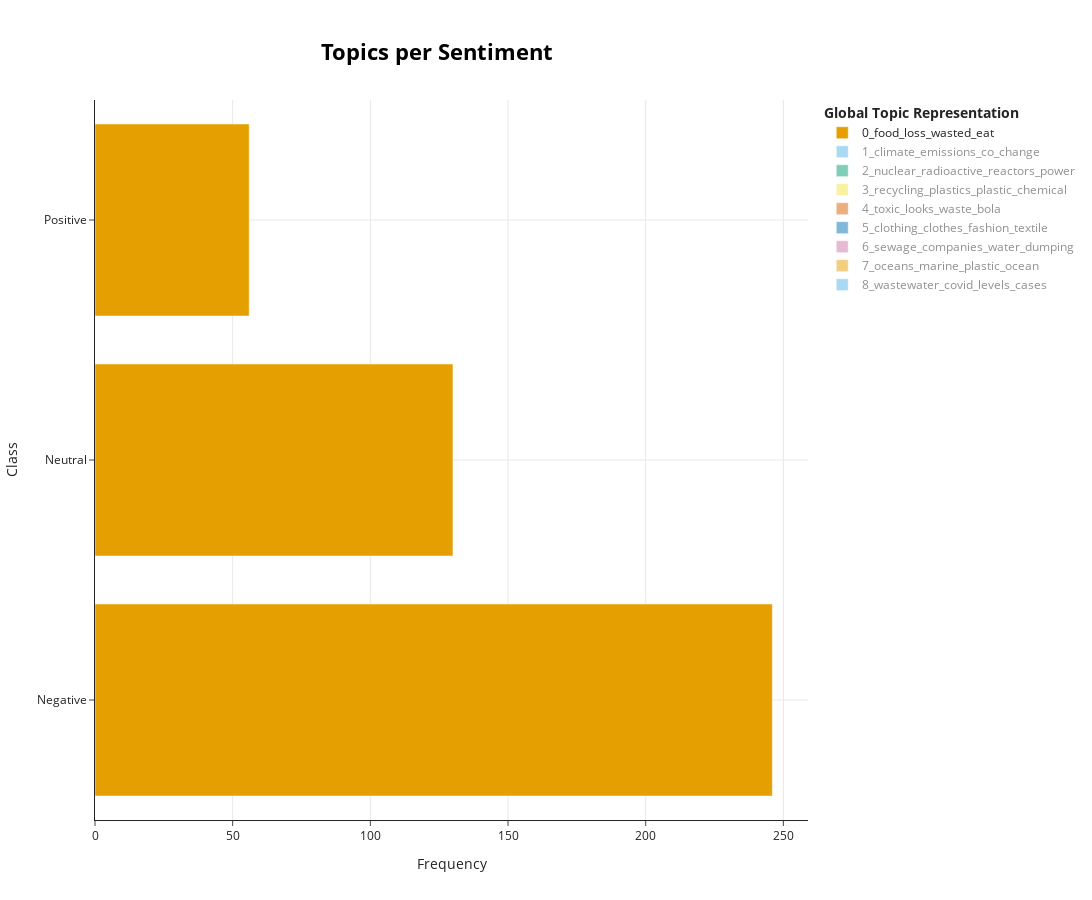

The code cell stored with this chart in its notebook:
### Code cell
topic_model.visualize_topics_per_class(topics_per_class, top_n_topics=9, title="<b> Topics per Sentiment </b>")

### Figure 1 — Plotly figure (JSON) as saved in the notebook; plotly's stock layout.template omitted (floating-point values rounded to 4 significant figures)
{"data": [{"hoverinfo": "text", "hovertext": ["<b>Topic 0</b><br>Words: food, wasted, loss, away, eat", "<b>Topic 0</b><br>Words: food, loss, reducing, production, reduce", "<b>Topic 0</b><br>Words: food, loss, sustainable, nutrition, reducing"], "marker": {"color": "#E69F00"}, "name": "0_food_loss_wasted_eat", "orientation": "h", "type": "bar", "visible": true, "x": [246, 130, 56], "y": ["Negative", "Neutral", "Positive"]}, {"hoverinfo": "text", "hovertext": ["<b>Topic 1</b><br>Words: climate, forests, change, emissions, carbon", "<b>Topic 1</b><br>Words: emissions, methane, climate, co, carbon", "<b>Topic 1</b><br>Words: natural, emissions, lakh, climate, co"], "marker": {"color": "#56B4E9"}, "name": "1_climate_emissions_co_change", "orientation": "h", "type": "bar", "visible": "legendonly", "x": [184, 94, 9], "y": ["Negative", "Neutral", "Positive"]}, {"hoverinfo": "text", "hovertext": ["<b>Topic 2</b><br>Words: nuclear, radioactive, reactors, power, problem", "<b>Topic 2</b><br>Words: nuclear, radioactive, power, reactors, fuel", "<b>Topic 2</b><br>Words: nuclear, padma, raghavan, phew, investments"], "marker": {"color": "#009E73"}, "name": "2_nuclear_radioactive_reactors_power", "orientation": "h", "type": "bar", "visible": "legendonly", "x": [115, 60, 2], "y": ["Negative", "Neutral", "Positive"]}, {"hoverinfo": "text", "hovertext": ["<b>Topic 3</b><br>Words: plastic, recycling, plastics, false, chemical", "<b>Topic 3</b><br>Words: recycling, plastics, plastic, chemical, pyrolysis", "<b>Topic 3</b><br>Words: recycling, plastics, plastic, pyrolysis, polymers"], "marker": {"color": "#F0E442"}, "name": "3_recycling_plastics_plastic_chemical", "orientation": "h", "type": "bar", "visible": "legendonly", "x": [18, 97, 22], "y": ["Negative", "Neutral", "Positive"]}, {"hoverinfo": "text", "hovertext": ["<b>Topic 4</b><br>Words: toxic, looks, waste, lager, trait", "<b>Topic 4</b><br>Words: toxic, bola, liver, body, jokerized", "<b>Topic 4</b><br>Words: rutherford, glowing, nj, ny, good"], "marker": {"color": "#D55E00"}, "name": "4_toxic_looks_waste_bola", "orientation": "h", "type": "bar", "visible": "legendonly", "x": [119, 14, 2], "y": ["Negative", "Neutral", "Positive"]}, {"hoverinfo": "text", "hovertext": ["<b>Topic 5</b><br>Words: clothing, clothes, fashion, textile, fast", "<b>Topic 5</b><br>Words: clothing, fashion, clothes, textile, brands", "<b>Topic 5</b><br>Words: clothing, lessening, clothes, colour, merch"], "marker": {"color": "#0072B2"}, "name": "5_clothing_clothes_fashion_textile", "orientation": "h", "type": "bar", "visible": "legendonly", "x": [59, 65, 8], "y": ["Negative", "Neutral", "Positive"]}, {"hoverinfo": "text", "hovertext": ["<b>Topic 6</b><br>Words: sewage, companies, water, dumping, bonuses", "<b>Topic 6</b><br>Words: sewage, water, discharges, companies, fatbergs", "<b>Topic 6</b><br>Words: overflows, discharge, storm, gives, campaign"], "marker": {"color": "#CC79A7"}, "name": "6_sewage_companies_water_dumping", "orientation": "h", "type": "bar", "visible": "legendonly", "x": [102, 17, 1], "y": ["Negative", "Neutral", "Positive"]}, {"hoverinfo": "text", "hovertext": ["<b>Topic 7</b><br>Words: oceans, marine, ocean, plastic, less", "<b>Topic 7</b><br>Words: oceans, marine, plastic, aquaculture, ocean", "<b>Topic 7</b><br>Words: aquaculture, marine, seafood, oceans, ocean"], "marker": {"color": "#E69F00"}, "name": "7_oceans_marine_plastic_ocean", "orientation": "h", "type": "bar", "visible": "legendonly", "x": [78, 27, 7], "y": ["Negative", "Neutral", "Positive"]}, {"hoverinfo": "text", "hovertext": ["<b>Topic 8</b><br>Words: wastewater, covid, levels, cases, virus", "<b>Topic 8</b><br>Words: wastewater, covid, levels, pandemic, cases", "<b>Topic 8</b><br>Words: wastewater, covid, levels, cvid, casesday"], "marker": {"color": "#56B4E9"}, "name": "8_wastewater_covid_levels_cases", "orientation": "h", "type": "bar", "visible": "legendonly", "x": [53, 50, 6], "y": ["Negative", "Neutral", "Positive"]}], "layout": {"height": 900, "hoverlabel": {"bgcolor": "white", "font": {"family": "Rockwell", "size": 16}}, "legend": {"title": {"text": "<b>Global Topic Representation"}}, "title": {"font": {"color": "Black", "size": 22}, "text": "<b> Topics per Sentiment </b>", "x": 0.4, "xanchor": "center", "y": 0.95, "yanchor": "top"}, "width": 1250, "xaxis": {"showgrid": true, "title": {"text": "Frequency"}}, "yaxis": {"showgrid": true, "title": {"text": "Class"}}}}
